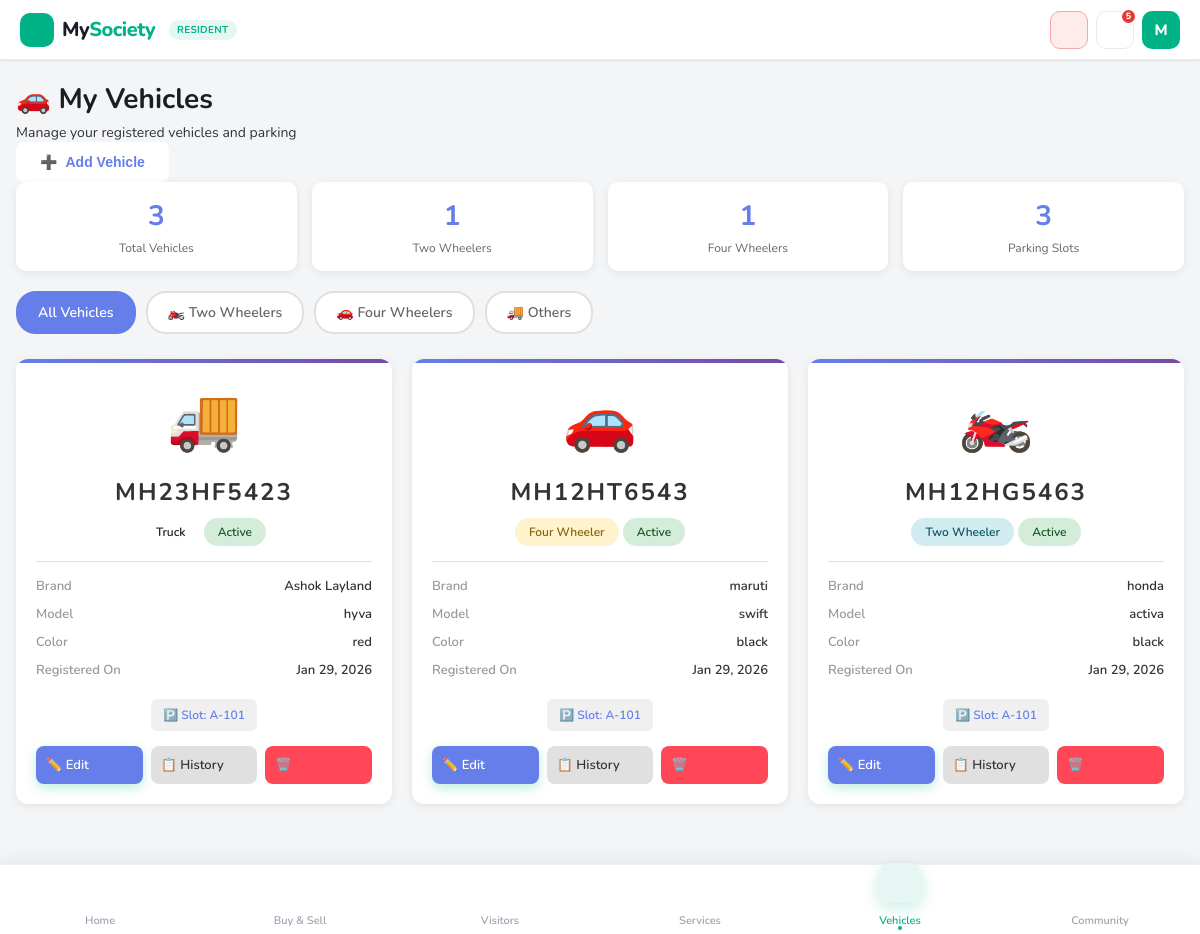
Page /resident/vehicles/ (signed in) on the committed database.
### core/models.py (models this page shows, shortened)
class UserProfile(models.Model):
    ROLE_CHOICES = (
        ('resident', 'Resident'),
        ('guard', 'Guard'),
        ('guard_admin', 'Guard Admin'),
        ('society_admin', 'Society Admin'),
        ('admin', 'Super Admin'),
        ('service_provider', 'Service Provider'),
    )
    STATUS_CHOICES = (
        ('pending', 'Pending'),
        ('approved', 'Approved'),
        ('rejected', 'Rejected'),
    )
    user = models.OneToOneField(User, on_delete=models.CASCADE)
    role = models.CharField(
        max_length=20,
        choices=ROLE_CHOICES
    )
    society = models.ForeignKey(
        Society,
        on_delete=models.SET_NULL,
        null=True,
        blank=True
    )
    apartment = models.ForeignKey(
        Apartment,
        on_delete=models.SET_NULL,
        null=True,
        blank=True
    )
    phone = models.CharField(max_length=15)
    address = models.TextField(blank=True)
    photo       = models.ImageField(upload_to='profiles/photos/',   null=True, blank=True)
    cover_photo = models.ImageField(upload_to='profiles/covers/',   null=True, blank=True)
    work        = models.CharField(max_length=200, blank=True)
    hometown    = models.CharField(max_length=200, blank=True)
    interests   = models.CharField(max_length=500, blank=True,
                                   help_text="Comma-separated list, e.g. Music, Travel, Cricket")
    status = models.CharField(
        max_length=20,
        choices=STATUS_CHOICES,
        default='pending'
    )
    class Meta:
        indexes = [
            models.Index(fields=["role", "status"]),
        ]

class Vehicle(models.Model):
    VEHICLE_TYPE_CHOICES = (
        ('2wheeler', 'Two Wheeler'),
        ('4wheeler', 'Four Wheeler'),
        ('bicycle', 'Bicycle'),
        ('truck', 'Truck'),
        ('other', 'Other'),
    )
    STATUS_CHOICES = (
        ('active', 'Active'),
        ('inactive', 'Inactive'),
    )
    apartment = models.ForeignKey(
        Apartment,
        on_delete=models.CASCADE,
        related_name="vehicles"
    )
    vehicle_type = models.CharField(
        max_length=20,
        choices=VEHICLE_TYPE_CHOICES
    )
    registration_number = models.CharField(max_length=20)
    brand = models.CharField(max_length=50, blank=True)
    model = models.CharField(max_length=50, blank=True)
    color = models.CharField(max_length=30, blank=True)
    parking_slot = models.CharField(max_length=20, blank=True)
    status = models.CharField(
        max_length=20,
        choices=STATUS_CHOICES,
        default="active"
    )
    created_at = models.DateTimeField(auto_now_add=True)
    class Meta:
        unique_together = ("apartment", "registration_number")
        ordering = ["-created_at"]

### core/views.py (the view)
# urls.py: path("resident/vehicles/", views.resident_vehicles, name="resident_vehicles"),
@login_required
@role_required("resident")
def resident_vehicles(request):
    profile = request.user.userprofile
    apartment = profile.apartment
    vehicles = Vehicle.objects.filter(apartment=apartment)
    alert_unread = Notification.objects.filter(
        user=request.user,
        is_read=False
    ).count()
    chat_unread = ChatMessage.objects.filter(
        receiver=request.user,
        is_read=False
    ).exclude(sender=request.user).count()
    mp_unread = MarketplaceMessage.objects.filter(
        receiver=request.user,
        is_read=False
    ).count()
    notification_count = alert_unread + chat_unread + mp_unread
    context = {
        "vehicles": vehicles,
        "total_vehicles": vehicles.count(),
        "two_wheelers": vehicles.filter(vehicle_type="2wheeler").count(),
        "four_wheelers": vehicles.filter(vehicle_type="4wheeler").count(),
        "parking_slots": vehicles.exclude(parking_slot="").count(),
        "notification_count": notification_count,
    }
    return render(request, "resident_vehicles.html", context)

### core/context_processors.py (called while the page is built, shortened)
def base_context(request):
    if not request.user.is_authenticated:
        return {}
    profile = getattr(request.user, "userprofile", None)
    return {
        "current_user": request.user,
        "current_role": profile.role if profile else None,
        "notification_count": Notification.objects.filter(
            user=request.user,
            is_read=False
        ).count(),
    }

def global_context(request):
    if not request.user.is_authenticated:
        return {
            "notification_count": 0,
            "current_user": None,
            "current_role": None,
        }
    user = request.user
    profile = getattr(user, "userprofile", None)
    unread_chat = ChatMessage.objects.filter(
        receiver=user,
        is_read=False
    ).count()
    unread_notifications = Notification.objects.filter(
        user=user,
        is_read=False
    ).count()
    return {
        "current_user": user,
        "current_role": profile.role if profile else None,
        "notification_count": unread_chat + unread_notifications,
    }

def guard_notification_count(request):
    return {"guard_notification_count": 0}

def notification_count(request):
    if not request.user.is_authenticated:
        return {'notification_count': 0}
    try:
        unread_chat = ChatMessage.objects.filter(
            receiver=request.user,
            is_read=False
        ).count()
        unread_notif = Notification.objects.filter(
            user=request.user,
            is_read=False
        ).count()
        total = unread_chat + unread_notif
    except Exception:
        total = 0
    return {'notification_count': total}

### templates/resident_vehicles.html (shortened to what this page needs)
{% extends "base.html" %}
{% block nav_vehicles %}active{% endblock %}
{% block content %}
<div class="page-header">
    <div>
        <div class="page-title">🚗 My Vehicles</div>
        <div class="page-subtitle">Manage your registered vehicles and parking</div>
    </div>
    <button class="add-vehicle-btn" onclick="openAddVehicleModal()">
        <span>➕</span>
        <span>Add Vehicle</span>
    </button>
</div>
<div class="stats-bar">
    <div class="stat-box">
        <div class="stat-number">{{ total_vehicles }}</div>
        <div class="stat-text">Total Vehicles</div>
    </div>
    <div class="stat-box">
        <div class="stat-number">{{ two_wheelers }}</div>
        <div class="stat-text">Two Wheelers</div>
    </div>
    <div class="stat-box">
        <div class="stat-number">{{ four_wheelers }}</div>
        <div class="stat-text">Four Wheelers</div>
    </div>
    <div class="stat-box">
        <div class="stat-number">{{ parking_slots }}</div>
        <div class="stat-text">Parking Slots</div>
    </div>
</div>
<div class="filter-tabs">
    <div class="filter-tab active" onclick="filterVehicles(event, 'all')">All Vehicles</div>
    <div class="filter-tab" onclick="filterVehicles(event, '2wheeler')">🏍️ Two Wheelers</div>
    <div class="filter-tab" onclick="filterVehicles(event, '4wheeler')">🚗 Four Wheelers</div>
    <div class="filter-tab" onclick="filterVehicles(event, 'other')">🚚 Others</div>
</div>
<div class="vehicle-grid" id="vehiclesContainer">
    {% for vehicle in vehicles %}
    <div class="vehicle-card" data-type="{{ vehicle.vehicle_type }}">
        <div class="vehicle-icon">
            {% if vehicle.vehicle_type == '2wheeler' %}🏍️
            {% elif vehicle.vehicle_type == '4wheeler' %}🚗
            {% elif vehicle.vehicle_type == 'bicycle' %}🚲
            {% elif vehicle.vehicle_type == 'truck' %}🚚
            {% else %}🚐{% endif %}
        </div>
        <div class="vehicle-number">{{ vehicle.registration_number }}</div>
        <div style="text-align: center; margin-bottom: 15px;">
            <span class="badge badge-{{ vehicle.vehicle_type }}">
                {{ vehicle.get_vehicle_type_display }}
            </span>
            <span class="badge badge-{{ vehicle.status }}">
                {{ vehicle.get_status_display }}
            </span>
        </div>
        <div class="vehicle-details">
            <div class="detail-row">
                <span class="detail-label">Brand</span>
                <span class="detail-value">{{ vehicle.brand|default:"N/A" }}</span>
            </div>
            <div class="detail-row">
                <span class="detail-label">Model</span>
                <span class="detail-value">{{ vehicle.model|default:"N/A" }}</span>
            </div>
            <div class="detail-row">
                <span class="detail-label">Color</span>
                <span class="detail-value">{{ vehicle.color|default:"N/A" }}</span>
            </div>
            <div class="detail-row">
                <span class="detail-label">Registered On</span>
                <span class="detail-value">{{ vehicle.created_at|date:"M d, Y" }}</span>
            </div>
        </div>
        {% if vehicle.parking_slot %}
        <div style="text-align: center;">
            <div class="parking-slot">
                🅿️ Slot: {{ vehicle.parking_slot }}
            </div>
        </div>
        {% endif %}
        <div class="vehicle-actions">
            <button class="btn btn-primary" onclick="editVehicle({{ vehicle.id }})">
                ✏️ Edit
            </button>
            <button class="btn btn-secondary" onclick="viewHistory({{ vehicle.id }})">
                📋 History
            </button>
            <button class="btn btn-danger" onclick="deleteVehicle({{ vehicle.id }})">
                🗑️
            </button>
        </div>
    </div>
    {% endfor %}
</div>
{% endblock %}

### templates/base.html (shortened to what this page needs)
<!DOCTYPE html>
<html lang="en">
<head>
</head>
<body>
    <header class="header">
        <div class="header-content">
            <a href="" class="logo">
                <div class="logo-icon">
                </div>
                <span class="logo-text">My<span>Society</span></span>
                {% if current_role %}
                <span class="role-badge">{{ current_role }}</span>
                {% endif %}
            </a>
            <div class="header-actions">
                <div class="sos-btn" title="Emergency SOS" onclick="sendSOS()">
                    <span class="iconify" data-icon="mdi:alarm-light-outline"></span>
                </div>
                <a href="{% url 'resident_notifications' %}" class="hdr-btn" title="Notifications">
                    <span class="iconify" data-icon="mdi:bell-outline"></span>
                    {% if notification_count > 0 %}
                    <div class="notif-badge">{{ notification_count }}</div>
                    {% endif %}
                </a>
                <a href="{% url 'profile' %}" class="avatar-btn" title="My Profile">
                    {{ current_user.username|slice:":1"|upper }}
                </a>
            </div>
        </div>
    </header>
    <main class="main-content">
        {% block content %}{% endblock %}
    </main>
    <nav class="bottom-nav">
        {% if current_role == "resident" %}
            <a href="{% url 'resident_dashboard' %}"
               class="nav-item {% block nav_home %}{% endblock %}">
                <div class="nav-icon">
                    <span class="iconify" data-icon="mdi:home-variant-outline"></span>
                </div>
                <span>Home</span>
            </a>
            <a href="{% url 'marketplace' %}"
            class="nav-item {% block nav_marketplace %}{% endblock %}">
                <div class="nav-icon">
                    <span class="iconify" data-icon="mdi:storefront-outline"></span>
                </div>
                <span>Buy &amp; Sell</span>
            </a>
            <a href="{% url 'resident_visitors' %}"
               class="nav-item {% block nav_visitors %}{% endblock %}">
                <div class="nav-icon">
                    <span class="iconify" data-icon="mdi:account-multiple-outline"></span>
                </div>
                <span>Visitors</span>
            </a>
            <a href="{% url 'resident_services' %}"
               class="nav-item {% block nav_services %}{% endblock %}">
                <div class="nav-icon">
                    <span class="iconify" data-icon="mdi:wrench-outline"></span>
                </div>
                <span>Services</span>
            </a>
            <a href="{% url 'resident_vehicles' %}"
               class="nav-item {% block nav_vehicles %}{% endblock %}">
                <div class="nav-icon">
                    <span class="iconify" data-icon="mdi:car-outline"></span>
                </div>
                <span>Vehicles</span>
            </a>
            <a href="{% url 'resident_notices' %}"
               class="nav-item {% block nav_community %}{% endblock %}">
                <div class="nav-icon">
                    <span class="iconify" data-icon="mdi:bulletin-board"></span>
                </div>
                <span>Community</span>
            </a>
        {% endif %}
    </nav>
</body>
</html>

### rows in the picture
UserProfile: role "RESIDENT"
Vehicle: registration_number "MH23HF5423", vehicle_type "Truck", status "Active", brand "Ashok Layland", model "hyva", color "red", created_at "Jan 29, 2026", parking_slot "A-101"
Vehicle: registration_number "MH12HT6543", vehicle_type "Four Wheeler", status "Active", brand "maruti", model "swift", color "black", created_at "Jan 29, 2026", parking_slot "A-101"
Vehicle: registration_number "MH12HG5463", vehicle_type "Two Wheeler", status "Active", brand "honda", model "activa", color "black", created_at "Jan 29, 2026", parking_slot "A-101"

### other values in the picture
{{ notification_count }} "5"
{{ current_user.username|slice:":1"|upper }} "M"
{{ total_vehicles }} "3"
{{ two_wheelers }} "1"
{{ four_wheelers }} "1"
{{ parking_slots }} "3"
